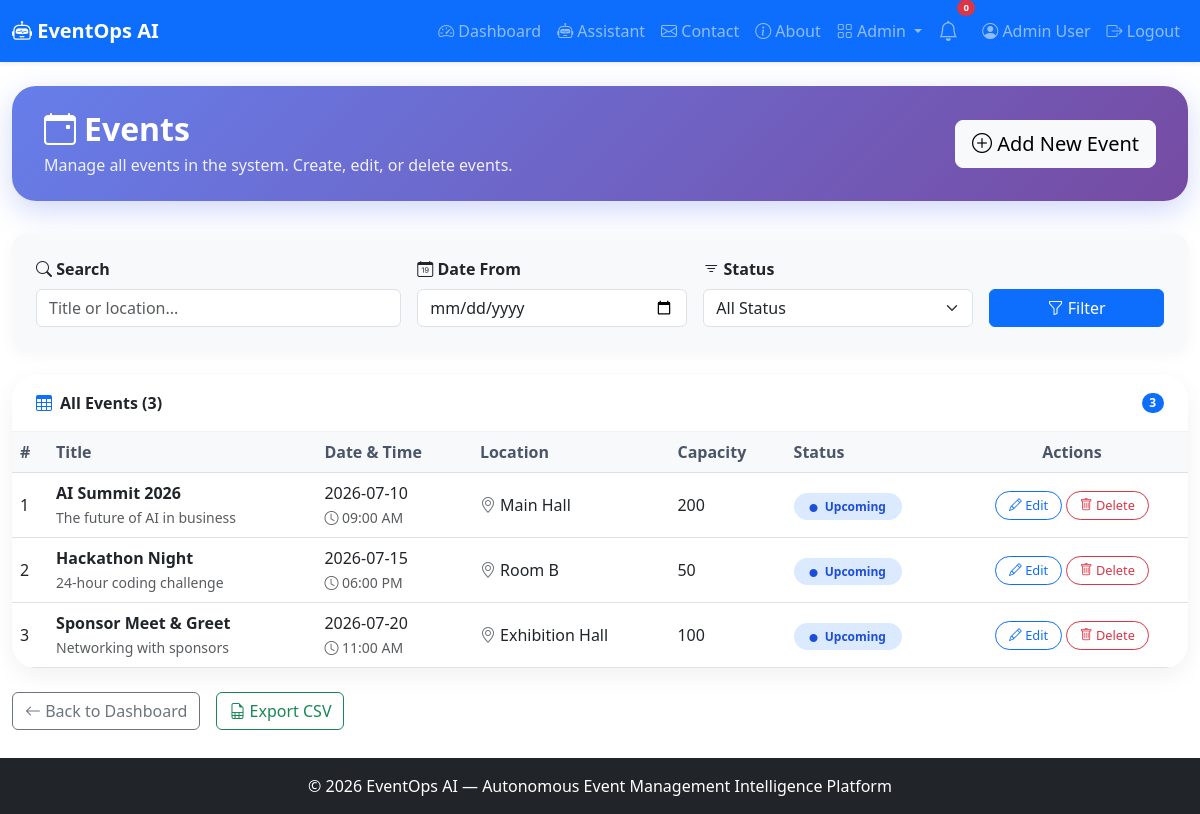
Screenshot of /admin/events (signed in) with the database file from the repository.
### app.py (models this page shows, shortened)
class User(UserMixin, db.Model):
    id = db.Column(db.Integer, primary_key=True)
    name = db.Column(db.String(100), nullable=False)
    email = db.Column(db.String(100), unique=True, nullable=False)
    password_hash = db.Column(db.String(200), nullable=False)
    role = db.Column(db.String(20), default='user')
    created_at = db.Column(db.DateTime, default=lambda: datetime.now(timezone.utc))

class Event(db.Model):
    id = db.Column(db.Integer, primary_key=True)
    title = db.Column(db.String(200), nullable=False)
    description = db.Column(db.Text)
    date = db.Column(db.String(50))
    time = db.Column(db.String(50))
    location = db.Column(db.String(200))
    capacity = db.Column(db.Integer)
    status = db.Column(db.String(20), default='upcoming')
    created_at = db.Column(db.DateTime, default=lambda: datetime.now(timezone.utc))

### app.py (the view)
@app.route('/admin/events')
@login_required
def admin_events():
    if current_user.role != 'admin':
        abort(403)
    events = Event.query.all()
    return render_template('admin_events.html', events=events)

### app.py (called while the page is built)
@login_manager.user_loader
def load_user(user_id):
    return User.query.get(int(user_id))

### templates/admin_events.html (shortened to what this page needs)
{% extends "base.html" %}
{% block content %}
<div class="page-header">
    <div class="d-flex justify-content-between align-items-center">
        <div>
            <h2><i class="bi bi-calendar-event me-2"></i>Events</h2>
            <p>Manage all events in the system. Create, edit, or delete events.</p>
        </div>
        <a href="{{ url_for('admin_event_add') }}" class="btn btn-light btn-lg">
            <i class="bi bi-plus-circle"></i> Add New Event
        </a>
    </div>
</div>
<div class="search-card">
    <form method="GET" class="row g-3 align-items-end">
        <div class="col-md-4">
            <label class="form-label fw-semibold"><i class="bi bi-search"></i> Search</label>
            <input type="text" name="search" class="form-control" placeholder="Title or location..." value="{{ request.args.get('search', '') }}">
        </div>
        <div class="col-md-3">
            <label class="form-label fw-semibold"><i class="bi bi-calendar-date"></i> Date From</label>
            <input type="date" name="date_from" class="form-control" value="{{ request.args.get('date_from', '') }}">
        </div>
        <div class="col-md-3">
            <label class="form-label fw-semibold"><i class="bi bi-filter"></i> Status</label>
            <select name="status" class="form-select">
                <option value="">All Status</option>
            </select>
        </div>
        <div class="col-md-2">
            <button type="submit" class="btn btn-primary w-100"><i class="bi bi-funnel"></i> Filter</button>
        </div>
    </form>
</div>
<div class="card table-card">
    <div class="card-header d-flex justify-content-between align-items-center">
        <span><i class="bi bi-table text-primary me-2"></i>All Events ({{ events|length }})</span>
        {% if events %}
            <span class="badge bg-primary rounded-pill">{{ events|length }}</span>
        {% endif %}
    </div>
    <div class="card-body p-0">
        <div class="table-responsive">
            <table class="table table-hover mb-0">
                <thead class="table-light">
                    <tr>
                        <th>#</th>
                        <th>Title</th>
                        <th>Date & Time</th>
                        <th>Location</th>
                        <th>Capacity</th>
                        <th>Status</th>
                        <th class="text-center">Actions</th>
                    </tr>
                </thead>
                <tbody>
                    {% for event in events %}
                        <tr>
                            <td>{{ loop.index }}</td>
                            <td>
                                <strong>{{ event.title }}</strong>
                                {% if event.description %}
                                    <br><small class="text-muted">{{ event.description[:50] }}{% if event.description|length > 50 %}…{% endif %}</small>
                                {% endif %}
                            </td>
                            <td>
                                {{ event.date }}<br>
                                <small class="text-muted"><i class="bi bi-clock"></i> {{ event.time }}</small>
                            </td>
                            <td><i class="bi bi-geo-alt text-secondary"></i> {{ event.location or '—' }}</td>
                            <td>{{ event.capacity }}</td>
                            <td>
                                <span class="status-badge status-{{ event.status }}">
                                    <i class="bi bi-circle-fill me-1" style="font-size:0.5rem;"></i>
                                    {{ event.status|capitalize }}
                                </span>
                            </td>
                            <td class="text-center">
                                <a href="{{ url_for('admin_event_edit', event_id=event.id) }}" class="btn btn-outline-primary btn-action">
                                    <i class="bi bi-pencil"></i> Edit
                                </a>
                                <a href="{{ url_for('admin_event_delete', event_id=event.id) }}" class="btn btn-outline-danger btn-action" onclick="return confirm('Are you sure you want to delete this event?')">
                                    <i class="bi bi-trash"></i> Delete
                                </a>
                            </td>
                        </tr>
                    {% endfor %}
                </tbody>
            </table>
        </div>
    </div>
</div>
<div class="mt-4 d-flex gap-3">
    <a href="{{ url_for('dashboard') }}" class="btn btn-outline-secondary">
        <i class="bi bi-arrow-left"></i> Back to Dashboard
    </a>
    {% if events %}
        <a href="#" class="btn btn-outline-success" onclick="alert('Export CSV functionality not yet implemented.')">
            <i class="bi bi-file-earmark-spreadsheet"></i> Export CSV
        </a>
    {% endif %}
</div>
{% endblock %}

### templates/base.html (shortened to what this page needs)
<!DOCTYPE html>
<html lang="en">
<head>
    <link href="https://cdn.jsdelivr.net/npm/bootstrap@5.3.0/dist/css/bootstrap.min.css" rel="stylesheet">
    <link rel="stylesheet" href="https://cdn.jsdelivr.net/npm/bootstrap-icons@1.11.0/font/bootstrap-icons.css">
    <link rel="stylesheet" href="{{ url_for('static', filename='css/style.css') }}">
</head>
<body>
    <nav class="navbar navbar-expand-lg navbar-dark bg-primary shadow-sm">
        <div class="container-fluid">
            <a class="navbar-brand fw-bold" href="{{ url_for('index') }}">
                <i class="bi bi-robot"></i> EventOps AI
            </a>
            <div class="collapse navbar-collapse" id="navbarNav">
                <ul class="navbar-nav ms-auto align-items-lg-center">
                    {% if current_user.is_authenticated %}
                        <li class="nav-item">
                            <a class="nav-link" href="{{ url_for('dashboard') }}">
                                <i class="bi bi-speedometer2"></i> Dashboard
                            </a>
                        </li>
                        <li class="nav-item">
                            <a class="nav-link" href="{{ url_for('assistant_page') }}">
                                <i class="bi bi-robot"></i> Assistant
                            </a>
                        </li>
                        <li class="nav-item">
                            <a class="nav-link" href="{{ url_for('contact') }}">
                                <i class="bi bi-envelope"></i> Contact
                            </a>
                        </li>
                        <li class="nav-item">
                            <a class="nav-link" href="{{ url_for('about') }}">
                                <i class="bi bi-info-circle"></i> About
                            </a>
                        </li>
                        {% if current_user.role == 'admin' %}
                        <li class="nav-item dropdown">
                            <a class="nav-link dropdown-toggle" href="#" role="button" data-bs-toggle="dropdown">
                                <i class="bi bi-grid"></i> Admin
                            </a>
                        </li>
                        {% endif %}
                        <li class="nav-item position-relative me-2">
                            <a class="nav-link" href="#" title="Notifications" data-bs-toggle="dropdown">
                                <i class="bi bi-bell fs-5"></i>
                                <span class="position-absolute top-0 start-100 translate-middle badge rounded-pill bg-danger" style="font-size:0.6rem;">
                                    0
                                </span>
                            </a>
                        </li>
                        <li class="nav-item">
                            <a class="nav-link" href="{{ url_for('profile') }}">
                                <i class="bi bi-person-circle"></i> {{ current_user.name }}
                            </a>
                        </li>
                        <li class="nav-item">
                            <a class="nav-link" href="{{ url_for('logout') }}">
                                <i class="bi bi-box-arrow-right"></i> Logout
                            </a>
                        </li>
                    {% endif %}
                </ul>
            </div>
        </div>
    </nav>
    <main class="container-fluid py-4">
        {% block content %}{% endblock %}
    </main>
    <footer class="footer bg-dark text-white py-3 mt-4">
        <div class="container text-center">
            <span>© 2026 EventOps AI — Autonomous Event Management Intelligence Platform</span>
        </div>
    </footer>
</body>
</html>

### static/css/style.css (style rules this page uses)
body { padding-bottom: 60px; }
.footer { position: fixed; bottom: 0; width: 100%; }

### templates/admin_events.html (style rules this page uses)
.page-header { background: linear-gradient(135deg, #667eea 0%, #764ba2 100%); color: white; padding: 1.5rem 2rem; border-radius: 1.5rem; margin-bottom: 2rem; box-shadow: 0 10px 30px rgba(102,126,234,0.3); }
.page-header h2 { font-weight: 700; margin-bottom: 0.3rem; }
.page-header p { opacity: 0.9; margin-bottom: 0; }
.search-card { border: none; border-radius: 1rem; box-shadow: 0 4px 15px rgba(0,0,0,0.04); padding: 1.5rem; background: #f8f9fa; margin-bottom: 1.5rem; }
.table-card { border: none; border-radius: 1.5rem; box-shadow: 0 8px 25px rgba(0,0,0,0.06); overflow: hidden; }
.table-card .card-header { background: transparent; border-bottom: 1px solid rgba(0,0,0,0.05); padding: 1rem 1.5rem; font-weight: 600; }
.table th { border-top: none; font-weight: 600; color: #4a5568; }
.table td { vertical-align: middle; }
.status-badge { padding: 0.3rem 1rem; border-radius: 50px; font-size: 0.75rem; font-weight: 600; }
.status-upcoming { background: #dbeafe; color: #1d4ed8; }
.btn-action { border-radius: 50px; padding: 0.25rem 0.8rem; font-size: 0.8rem; transition: all 0.2s ease; }

### rows the page displays
User: name "Admin User"
Event: title "AI Summit 2026", description "The future of AI in business", date "2026-07-10", time "09:00 AM", location "Main Hall", capacity "200", status "Upcoming"
Event: title "Hackathon Night", description "24-hour coding challenge", date "2026-07-15", time "06:00 PM", location "Room B", capacity "50", status "Upcoming"
Event: title "Sponsor Meet & Greet", description "Networking with sponsors", date "2026-07-20", time "11:00 AM", location "Exhibition Hall", capacity "100", status "Upcoming"

### other values shown
{{ events|length }} "3"
